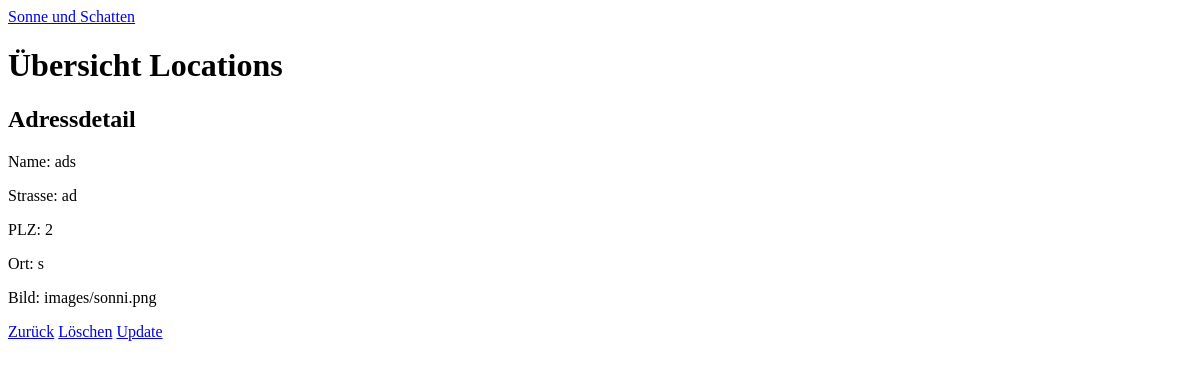
The app's page /1/, older data.
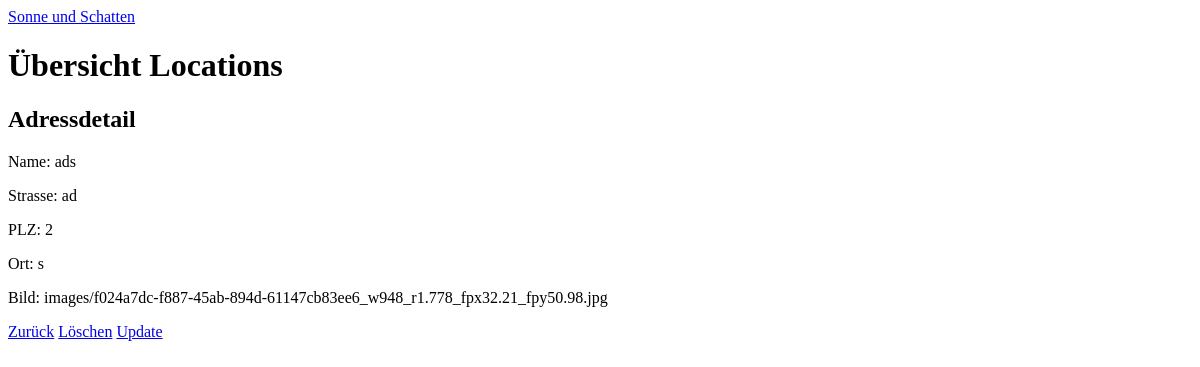
The same page, newer data.
### adressen/models.py (models this page shows, shortened)
class Adressen(models.Model):
    name = models.CharField(max_length=100)
    strasse = models.CharField(max_length=100)
    hausnummer = models.IntegerField()
    plz = models.IntegerField()
    ort = models.CharField(max_length=100)
    image = models.ImageField(upload_to='images', null=True, blank=True)

### adressen/views.py (the view)
# urls.py: path('<int:pk>/', AdressDetail.as_view(), name='adress_detail'), # Neu
class AdressDetail(DetailView): # Neu
    model = Adressen # Neu
    template_name = 'adressen/adress_detail.html' # Neu

### adressen/templates/adressen/adress_detail.html
{% extends 'base.html' %}
{% block content %}
    <h2>Adressdetail</h2>
    <p>Name: {{adressen.name }}</p>
    <p>Strasse: {{adressen.strasse}}</p>
    <p>PLZ: {{adressen.plz}}</p>
    <p>Ort: {{adressen.ort}}</p>
    <p>Bild: {{adressen.image}}</p>
    <a class="btn btn-secondary btn-sm" href="{% url 'adress_start' %}">Zurück</a>
    <a class="btn btn-danger btn-sm" href="{% url 'adress_delete' adressen.pk %}">Löschen</a>
    <a class="btn btn-success btn-sm" href="{% url 'adress_update' adressen.pk %}">Update</a>
{% endblock content %}

### templates/base.html (shortened to what this page needs)
<!DOCTYPE html>
{% load static %}
<html>
  <head>
      <link rel="stylesheet" href="../static/css/base.css">
  </head>
  <body>
    <div class="container-fluid">
        <header>
            <nav class="navbar navbar-expand-lg navbar-dark bg-dark">
                <a class="navbar-brand" href="{% url 'adress_start' %}">Sonne und Schatten</a>
            </nav>
        </header>
        <div class="jumbotron">
            <h1>Übersicht Locations</h1>
        </div>
        {% block content %}
        {% endblock content %}
    </div>
  </body>
</html>

### static/css/base.css (style rules this page uses)
* { box-sizing: border-box; }

Row changes from the older to the newer data that the page shows:
changed Adressen "ads": image "images/sonni.png" → "images/f024a7dc-f887-45ab-894d-61147cb83ee6_w948_r1.778_fpx32.21_fpy50.98.jpg"
